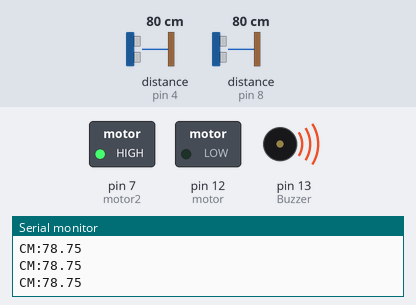
A sketch run on a simulated Arduino Uno, built with avr-gcc and run on an emulated ATmega328P. Parts: switched loads named in the sketch (green lamp = pin HIGH), buzzer (waves = sounding), the last lines printed to the serial monitor. Wiring (inferred from the names in the program): 2 × ultrasonic range finder: trigger pin 5, echo pin 4 / trigger pin 9, echo pin 8. The inputs (shaded band) are chosen by the test bench; at power-on: distance to the obstacle (sensors on pin 4, pin 8) 80 cm. The echo pulse lasts 58.3 µs per cm; pins used as bus, display or sensor lines are not drawn.

Above: at 2.8 s.
2.9 s: distance to the obstacle (sensor on pin 4) set to 26 cm
At 5.4 s:
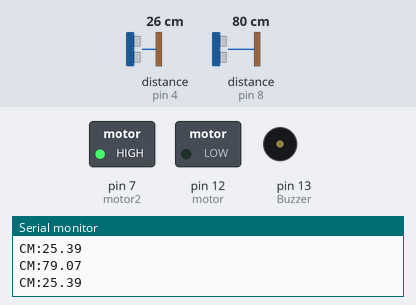
9.1 s: distance to the obstacle (sensor on pin 8) set to 31 cm
13.2 s: distance to the obstacle (sensor on pin 8) set to 27 cm
At 17.3 s:
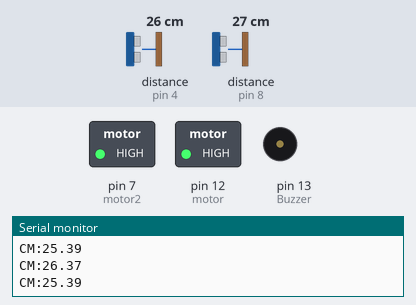
19.4 s: distance to the obstacle (sensor on pin 4) set to 22 cm
23.2 s: distance to the obstacle (sensor on pin 4) set to 18 cm
At 27.3 s:
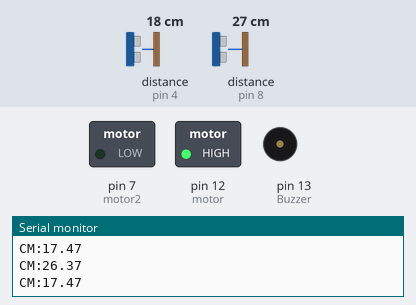
29.4 s: distance to the obstacle (sensor on pin 4) set to 23 cm
At 32.4 s:
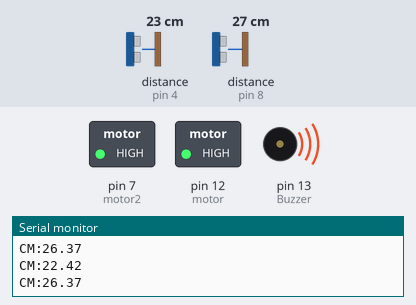
Timing chart, 0 to 36.6 s (numbered marks = the images above; inputs shaded):
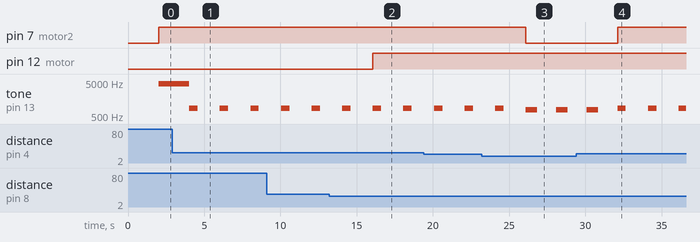

Measured:
- the behaviour switches between 30 and 29 cm on distance to the obstacle (sensor on pin 8) (found by bisection; images 1 and 2)
- the behaviour switches between 21 and 20 cm on distance to the obstacle (sensor on pin 4) (found by bisection; images 2 and 3)
- after the input at 2.9 s, tone on pin 13 (Buzzer): alternates 856 Hz for 0.55 s and silent for 1.5 s, starting after 1.1 s
- after the input at 13.2 s, pin 12 (motor): LOW → HIGH after 2.9 s
- after the input at 23.2 s, pin 7 (motor2): HIGH → LOW after 2.9 s
- after the input at 29.4 s, pin 7 (motor2): LOW → HIGH after 2.7 s

The sketch:

sketch_apr21a.ino
```cpp
#include <Adafruit_LiquidCrystal.h>


#define trigger 9   // sensor de obstaculo 8,9
#define echo 8
#define trigger1 5
#define echo1 4

int motor= 12;
int Buzzer= 13;

int motor2= 7;
float distancia = 0;
float tempo = 0;
float distancia1=0;
float tempo1=0;


void leitura(); // leitura do sensor de obstaculo
void leitura1(); // leitura do sensor de desnivel


void setup() {

  Serial.begin(9600);    // porta serial
  pinMode(trigger1, OUTPUT);
  pinMode(echo1, LOW);
  pinMode(trigger, OUTPUT);
  pinMode(echo, LOW);
  pinMode(Buzzer,OUTPUT);
  pinMode(motor,OUTPUT);
  pinMode(motor2,OUTPUT);

  //delay(2000);


}

void loop() {
  leitura();
  distancia= tempo/59;
  Serial.print("CM:");
  Serial.println(distancia);
  delay (1000);


  leitura1();
  distancia1= tempo1/59;
  Serial.print("CM:");
  Serial.println(distancia1);
  delay (1000);


 // primeiro sensor echo, trigger(8 e 9)
  // este sensor tem como objetivo identificar obstaculo


  // sensor de obstaculo// longe

  if (distancia>=21 && distancia<=29){
    digitalWrite(motor,HIGH);
    tone(Buzzer, 756, 754);
     delayMicroseconds(500);


  } // obstaculo longe

  else  {
  digitalWrite(motor, LOW);
  }

  //sensor  de obstaculo// perto

  if (distancia<20){
    digitalWrite(motor,HIGH);
    tone(Buzzer, 3456, 354);
     delayMicroseconds(500);


  }  //obstaculo perto
  else  {
  //digitalWrite(motor, LOW);
  }


  //sensor de desnivel
 if (distancia1>=20 && distancia1<=30){
    digitalWrite(motor2,HIGH);
    tone(Buzzer, 856, 554);
     delayMicroseconds(500);

    } // desnivel de 10cm
  else  {
  digitalWrite(motor2, LOW);
  }
// sensor de desnivel // buraco
  if (distancia1>31){
    digitalWrite(motor2,HIGH);
    tone(Buzzer, 4456, 5554);
     delayMicroseconds(500);


  }

}
  void leitura()
  {
  pinMode(trigger, OUTPUT);
  digitalWrite(trigger, HIGH);
  delayMicroseconds(10);
    digitalWrite(trigger, LOW);
    pinMode(echo, INPUT);
    tempo=pulseIn(echo,HIGH);
  }


void leitura1(){

    pinMode(trigger1, OUTPUT);
  digitalWrite(trigger1, HIGH);
  delayMicroseconds(10);
    digitalWrite(trigger1, LOW);
    pinMode(echo1, INPUT);
    tempo1=pulseIn(echo1,HIGH);


  }
```
